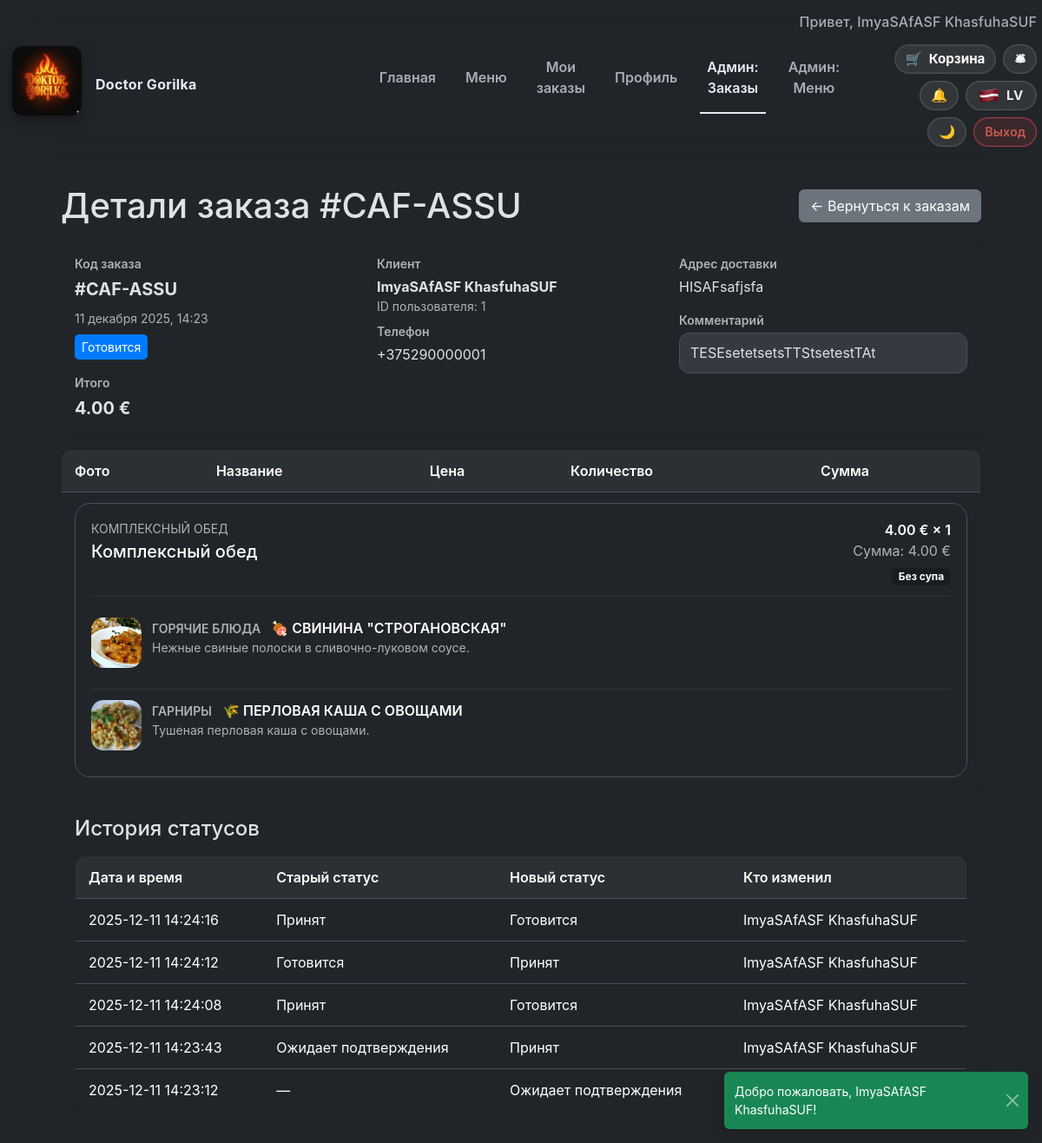
Screenshot of /admin/orders/show?id=114 (signed in) with the database file from the repository.
### tables this page shows
CREATE TABLE orders (
        id INTEGER PRIMARY KEY AUTOINCREMENT,
        user_id INTEGER NOT NULL,
        created_at TEXT DEFAULT CURRENT_TIMESTAMP,
        status TEXT CHECK(status IN ('pending','new','cooking','ready','delivered','cancelled')) DEFAULT 'pending',
        total_price REAL,
        delivery_address TEXT, order_code TEXT, comment TEXT,
        FOREIGN KEY (user_id) REFERENCES users(id)
    );

CREATE TABLE order_items (
    id INTEGER PRIMARY KEY AUTOINCREMENT,
    order_id INTEGER NOT NULL,
    menu_id INTEGER NOT NULL,
    quantity INTEGER NOT NULL, combo_details TEXT,
    FOREIGN KEY (order_id) REFERENCES "orders_old"(id),
    FOREIGN KEY (menu_id) REFERENCES menu(id)
);

CREATE TABLE order_status_history (
            id INTEGER PRIMARY KEY AUTOINCREMENT,
            order_id INTEGER NOT NULL,
            old_status TEXT,
            new_status TEXT NOT NULL,
            changed_by INTEGER,
            changed_at TEXT DEFAULT CURRENT_TIMESTAMP,
            FOREIGN KEY (order_id) REFERENCES orders(id) ON DELETE CASCADE,
            FOREIGN KEY (changed_by) REFERENCES users(id) ON DELETE SET NULL
        );

### resources/views/admin/order_show.php (the view, shortened to what the rows shown need)
<?php
$timezone = appTimezone();
$locale = currentLocale() === 'lv' ? 'lv' : 'ru';
$createdAt = Carbon::parse($order->createdAt, 'UTC')->setTimezone($timezone)->locale($locale)->isoFormat('D MMMM YYYY, HH:mm');
?>
<div class="page-container">
    <div class="d-flex align-items-center justify-content-between mb-3">
        <h1 class="mb-0"><?= htmlspecialchars(translate('admin.orders.details.heading', ['id' => $order->orderCode ?? $order->id])) ?></h1>
        <a class="btn btn-secondary" href="/admin/orders"><?= htmlspecialchars(translate('common.back_to_orders')) ?></a>
    </div>
    <div class="card border-0 shadow-sm mb-3">
        <div class="card-body">
            <div class="row g-3">
                <div class="col-md-4">
                    <div class="fw-semibold text-muted small mb-1"><?= htmlspecialchars(translate('admin.orders.details.code')) ?></div>
                    <div class="fs-5 fw-bold">#<?= htmlspecialchars($order->orderCode ?? $order->id) ?></div>
                    <div class="text-muted small mt-2"><?= htmlspecialchars($createdAt) ?></div>
                    <div class="mt-2">
                        <span class="status status-<?= htmlspecialchars($order->status) ?>">
                            <?= htmlspecialchars(translateStatus($order->status)) ?>
                        </span>
                    </div>
                    <div class="mt-3">
                        <div class="fw-semibold text-muted small mb-1"><?= htmlspecialchars(translate('admin.orders.details.total')) ?></div>
                        <div class="fs-5 fw-bold"><?= number_format($order->totalPrice, 2, '.', ' ') ?> €</div>
                    </div>
                </div>
                <div class="col-md-4">
                    <div class="fw-semibold text-muted small mb-1"><?= htmlspecialchars(translate('admin.orders.details.customer')) ?></div>
                    <div class="fw-bold"><?= htmlspecialchars($order->customerName ?? translate('orders.view.user_placeholder', ['id' => $order->userId])) ?></div>
                    <div class="text-muted small"><?= htmlspecialchars(translate('admin.orders.details.user_id')) ?>: <?= $order->userId ?></div>
                    <div class="mt-2">
                        <div class="fw-semibold text-muted small mb-1"><?= htmlspecialchars(translate('admin.orders.details.phone')) ?></div>
                        <div><?= htmlspecialchars($order->customerPhone ?? translate('orders.view.phone_unknown')) ?></div>
                    </div>
                </div>
                <div class="col-md-4">
                    <div class="fw-semibold text-muted small mb-1"><?= htmlspecialchars(translate('admin.orders.details.address')) ?></div>
                    <div><?= nl2br(htmlspecialchars($order->deliveryAddress ?? '—')) ?></div>
                    <?php if (!empty($order->comment)): ?>
                        <div class="mt-3">
                            <div class="fw-semibold text-muted small mb-1"><?= htmlspecialchars(translate('admin.orders.details.comment')) ?></div>
                            <div class="comment-box"><?= nl2br(htmlspecialchars($order->comment)) ?></div>
                        </div>
                    <?php endif; ?>
                </div>
            </div>
        </div>
    </div>
    <div class="card border-0 shadow-sm mb-3">
        <div class="card-body p-0">
            <div class="table-responsive">
                <table class="table mb-0">
                    <thead>
                        <tr>
                            <th><?= htmlspecialchars(translate('cart.table.photo')) ?></th>
                            <th><?= htmlspecialchars(translate('cart.table.name')) ?></th>
                            <th><?= htmlspecialchars(translate('cart.table.price')) ?></th>
                            <th><?= htmlspecialchars(translate('cart.table.quantity')) ?></th>
                            <th><?= htmlspecialchars(translate('cart.table.sum')) ?></th>
                        </tr>
                    </thead>
                    <tbody>
                        <?php foreach ($order->items as $item): ?>
                            <?php if ($item->isCombo()): ?>
                                <?php $combo = $item->comboDetails; $comboItems = $combo['items'] ?? []; $selection = $combo['selection'] ?? []; ?>
                                <tr class="combo-order-row">
                                    <td colspan="5">
                                        <div class="combo-order-card">
                                            <div class="combo-order-header">
                                                <div>
                                                    <p class="text-uppercase text-muted small mb-1"><?= htmlspecialchars(translate('orders.view.combo_title')) ?></p>
                                                    <h5 class="mb-0"><?= htmlspecialchars($combo['title'] ?? $item->title) ?></h5>
                                                </div>
                                                <div class="text-end">
                                                    <div class="fw-semibold">
                                                        <?= number_format($item->price, 2, '.', ' ') ?> € × <?= $item->quantity ?>
                                                    </div>
                                                    <div class="text-muted"><?= htmlspecialchars(translate('orders.view.combo_sum', ['sum' => number_format($item->sum(), 2, '.', ' ')])) ?></div>
                                                    <div class="badge bg-dark-subtle mt-2">
                                                        <?= !empty($selection['soup']) ? htmlspecialchars(translate('orders.view.badge_with_soup')) : htmlspecialchars(translate('orders.view.badge_without_soup')) ?>
                                                    </div>
                                                </div>
                                            </div>
                                            <div class="combo-breakdown">
                                                <?php foreach ($comboItems as $comboItem): ?>
                                                    <?php
                                                    $itemLabel = $comboItem['category'] ?? translate('combo.category.extra');
                                                    ?>
                                                    <div class="combo-breakdown-item">
                                                        <div class="combo-breakdown-thumb">
                                                            <?php if (!empty($comboItem['image'])): ?>
                                                                <img src="/assets/images/<?= htmlspecialchars($comboItem['image']) ?>" alt="<?= htmlspecialchars($comboItem['title']) ?>">
                                                            <?php else: ?>
                                                                <span><?= htmlspecialchars(translate('common.no_photo')) ?></span>
                                                            <?php endif; ?>
                                                        </div>
                                                        <div>
                                                            <div class="combo-breakdown-title">
                                                                <div>
                                                                    <span class="text-muted text-uppercase small me-2"><?= htmlspecialchars($itemLabel) ?></span>
                                                                    <?= htmlspecialchars($comboItem['title']) ?>
                                                                </div>
                                                            </div>
                                                            <?php if (!empty($comboItem['description'])): ?>
                                                                <div class="text-muted small text-truncate-2"><?= htmlspecialchars($comboItem['description']) ?></div>
                                                            <?php else: ?>
                                                                <div class="text-muted small fst-italic"><?= htmlspecialchars(translate('combo.placeholder_desc')) ?></div>
                                                            <?php endif; ?>
                                                        </div>
                                                    </div>
                                                <?php endforeach; ?>
                                            </div>
                                        </div>
                                    </td>
                                </tr>
                                <?php continue; ?>
                            <?php endif; ?>
                        <?php endforeach; ?>
                    </tbody>
                </table>
            </div>
        </div>
    </div>
    <div class="card border-0 shadow-sm">
        <div class="card-body">
            <?php if (empty($order->statusHistory)): ?>
                <div class="text-muted small"><?= htmlspecialchars(translate('admin.orders.details.history_empty')) ?></div>
            <?php else: ?>
                <div class="table-responsive">
                    <table class="table table-sm mb-0">
                        <thead>
                        <tr>
                            <th><?= htmlspecialchars(translate('admin.orders.details.history_date')) ?></th>
                            <th><?= htmlspecialchars(translate('admin.orders.details.history_old')) ?></th>
                            <th><?= htmlspecialchars(translate('admin.orders.details.history_new')) ?></th>
                            <th><?= htmlspecialchars(translate('admin.orders.details.history_user')) ?></th>
                        </tr>
                        </thead>
                        <tbody>
                        <?php foreach ($order->statusHistory as $history): ?>
                            <tr>
                                <td><?= htmlspecialchars(Carbon::parse($history->changedAt, 'UTC')->setTimezone($timezone)->locale($locale)->isoFormat('YYYY-MM-DD HH:mm:ss')) ?></td>
                                <td><?= htmlspecialchars($history->oldStatus ? translateStatus($history->oldStatus) : '—') ?></td>
                                <td><?= htmlspecialchars(translateStatus($history->newStatus)) ?></td>
                                <td><?= htmlspecialchars($history->changedByName ?? translate('admin.orders.details.history_system')) ?></td>
                            </tr>
                        <?php endforeach; ?>
                        </tbody>
                    </table>
                </div>
            <?php endif; ?>
        </div>
    </div>
</div>

### rows the page displays
orders: order_code "CAF-ASSU", created_at "11 декабря 2025, 14:23", total_price "4.00", user "1", delivery_address "HISAFsafjsfa", comment "TESEsetetsetsTTStsetestTAt"
order_items: title "Комплексный обед", price "4.00", quantity "1", itemLabel "ГОРЯЧИЕ БЛЮДА", title "🍖 СВИНИНА \"СТРОГАНОВСКАЯ\"", description "Нежные свиные полоски в сливочно-луковом соусе.", itemLabel "ГАРНИРЫ", title "🌾 ПЕРЛОВАЯ КАША С ОВОЩАМИ", description "Тушеная перловая каша с овощами."
order_status_history: changed_at "2025-12-11 14:24:16", old_status "Принят", changedByName "ImyaSAfASF KhasfuhaSUF"
order_status_history: changed_at "2025-12-11 14:24:12", old_status "Готовится", changedByName "ImyaSAfASF KhasfuhaSUF"
order_status_history: changed_at "2025-12-11 14:24:08", old_status "Принят", changedByName "ImyaSAfASF KhasfuhaSUF"
order_status_history: changed_at "2025-12-11 14:23:43", old_status "Ожидает подтверждения", changedByName "ImyaSAfASF KhasfuhaSUF"
order_status_history: changed_at "2025-12-11 14:23:12", old_status "—"

### other values shown
translate('nav.home') "Главная"
translate('nav.menu') "Меню"
translate('nav.orders') "Мои заказы"
translate('nav.profile') "Профиль"
translate('nav.admin_orders') "Админ: Заказы"
translate('nav.admin_menu') "Админ: Меню"
translate('nav.cart') "Корзина"
$nextLocaleShort "LV"
translate('nav.logout') "Выход"
translate('common.back_to_orders') "← Вернуться к заказам"
translate('admin.orders.details.code') "Код заказа"
translate('admin.orders.details.total') "Итого"
translate('admin.orders.details.customer') "Клиент"
$order->customerName "ImyaSAfASF KhasfuhaSUF"
translate('admin.orders.details.user_id') "ID пользователя"
